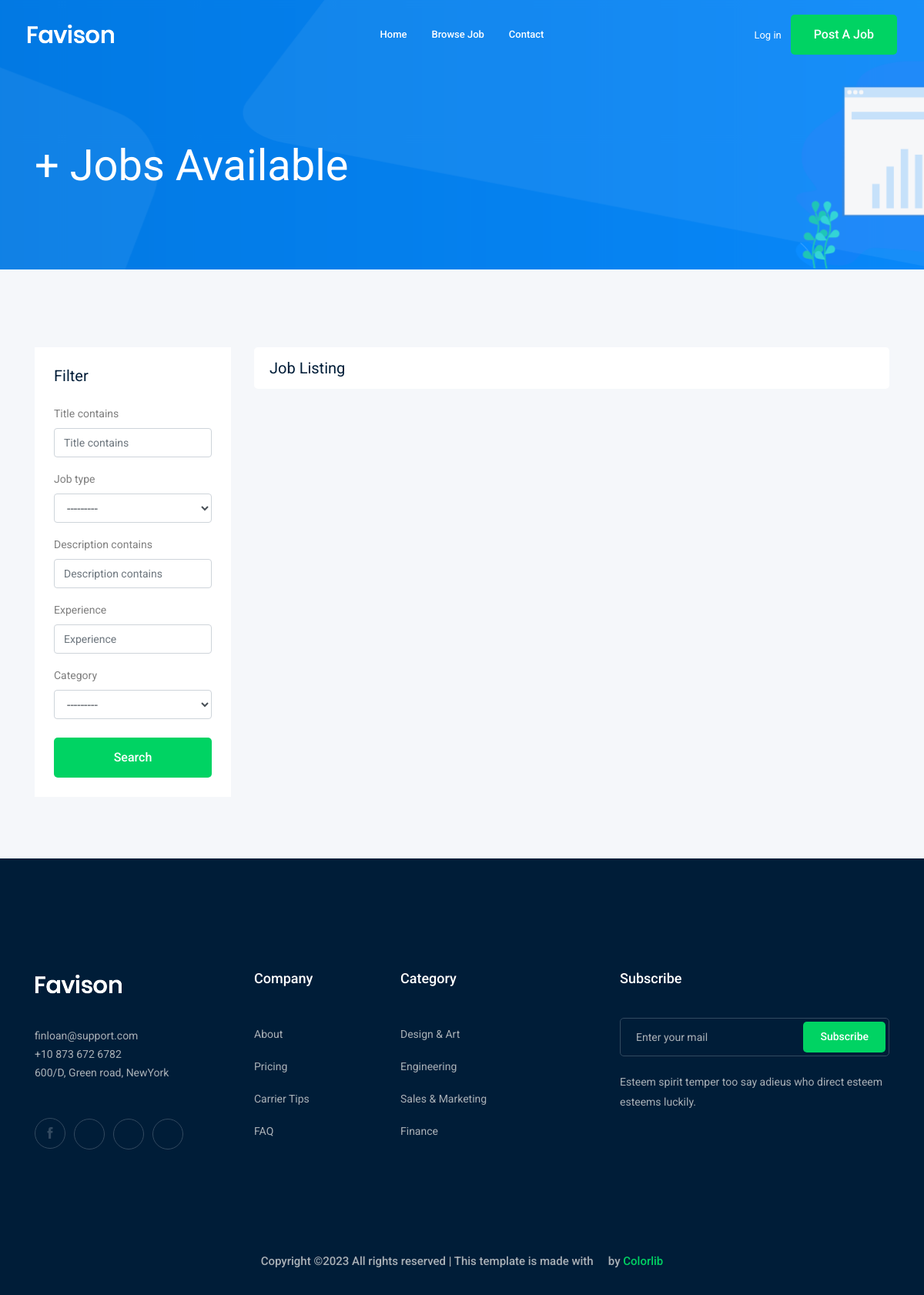
The app's page /jobs/, older data.
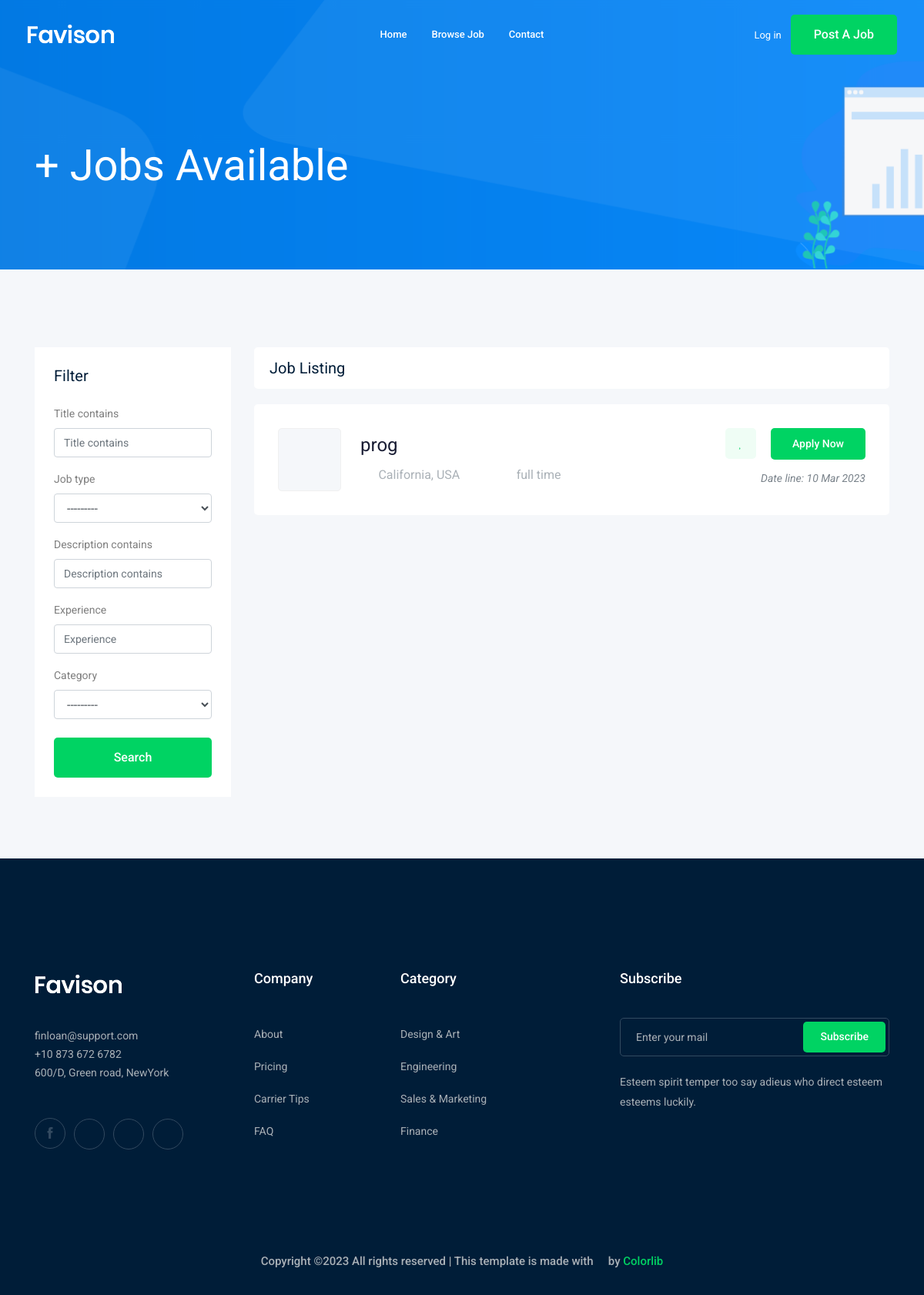
The same page, newer data.
### job/models.py (models this page shows, shortened)
class Job(models.Model):  # table
    owner = models.ForeignKey(User, related_name='job_owner', on_delete=models.CASCADE)
    title = models.CharField(max_length=100)  # column
    job_type = models.CharField(max_length=15 , choices=JOB_TYPE)
    description = models.TextField(max_length=1000)
    published_at = models.DateTimeField(auto_now=True)
    Vacancy = models.IntegerField(default=1)
    salary = models.IntegerField(default=0)
    experience = models.IntegerField(default=1)
    category = models.ForeignKey('Category',on_delete=models.CASCADE) # 1 to many relation --> 1 category have many jobs , 1 job have 1 category.
    image = models.ImageField(upload_to=image_upload)  ###?   fro media folder that user upload in
    slug = models.SlugField(blank=True, null=True)
    def __str__(self):
        return self.title

### job/views.py (the view)
# urls.py: path('',views.job_list , name='job_list'),
def job_list(request):
    job_list = Job.objects.all()  # its queryset    see   queryset  in the Documentation
    myfilter = JobFilter(request.GET,queryset=job_list)
    job_list = myfilter.qs
    paginator = Paginator(job_list, 3) # Show 25 contacts per page.
    page_number = request.GET.get('page')
    page_obj = paginator.get_page(page_number)
    context = {'jobs' :page_obj , 'myfilter' : myfilter} # its name in template file
    return render(request,'job/job_list.html',context)       # then go adjast the template_html file job_list.html   add the Context

### job/models.py (called while the page is built)
    def __str__(self):
        return self.name

### job/templates/job/job_list.html (shortened to what this page needs)
{% extends 'base.html' %}
{% load bootstrap4 %}
{% block body %}
    <div class="bradcam_area bradcam_bg_1">
        <div class="container">
            <div class="row">
                <div class="col-xl-12">
                    <div class="bradcam_text">
                        <h3>{{jobs.count}}+ Jobs Available</h3>
                    </div>
                </div>
            </div>
        </div>
    </div>
    <div class="job_listing_area plus_padding">
        <div class="container">
            <div class="row">
                <div class="col-lg-3">
                    <div class="job_filter white-bg">
                        <div class="form_inner white-bg">
                            <h3>Filter</h3>
                            <form method="GET">
                                {% bootstrap_form myfilter.form %}
                                <input type="submit" value="Search" class="boxed-btn3 w-100 mt-2">
                            </form>
                        </div>
                    </div>
                </div>
                <div class="col-lg-9">
                    <div class="recent_joblist_wrap">
                        <div class="recent_joblist white-bg ">
                            <div class="row align-items-center">
                                <div class="col-md-6">
                                    <h4>Job Listing</h4>
                                </div>
                                <div class="col-md-6">
                                </div>
                            </div>
                        </div>
                    </div>
                    <div class="job_lists m-0">
                        <div class="row">
                           {% for job in jobs %}
                            <div class="col-lg-12 col-md-12">
                                <div class="single_jobs white-bg d-flex justify-content-between">
                                    <div class="jobs_left d-flex align-items-center">
                                        <div class="thumb">
                                        </div>
                                        <div class="jobs_conetent">
                                            <a href="{% url 'jobs:job_detail' job.slug %}"><h4>{{job}}</h4></a>
                                            <div class="links_locat d-flex align-items-center">
                                                <div class="location">
                                                    <p> <i class="fa fa-map-marker"></i> California, USA</p>
                                                </div>
                                                <div class="location">
                                                    <p> <i class="fa fa-clock-o"></i> {{job.job_type}}</p>
                                                </div>
                                            </div>
                                        </div>
                                    </div>
                                    <div class="jobs_right">
                                        <div class="apply_now">
                                            <a class="heart_mark" href="#"> <i class="fa fa-heart"></i> </a>
                                            <a href="{% url 'jobs:job_detail' job.slug %}" class="boxed-btn3">Apply Now</a>
                                        </div>
                                        <div class="date">
                                            <p>Date line: {{job.published_at|date:'d M o'}}</p>
                                        </div>
                                    </div>
                                </div>
                            </div>
                            {% endfor %}
                        </div>
                    </div>
                </div>
            </div>
        </div>
    </div>
{% endblock body %}

Row changes from the older to the newer data that the page shows:
added Job: title "prog", job_type "full time", published_at "10 Mar 2023"
